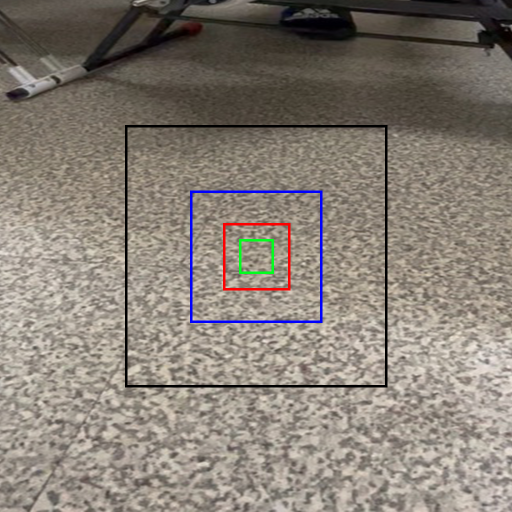
#> input picture media/target.png, 1024 x 1024 px (shown at 1/2 size)
$ jupyter execute --allow-errors 'Detecting drone target Mission.ipynb'
#> lines starting #> are read from the running program, lines starting #| are printed output that depends on the picture; after the words box and inside, x2 and y2 are one past the last pixel; in counts of white or black regions, pixels touching at a corner belong together
[cell 1]
# 2023/09/06 0:22 作
# 교수님 제안, AI 활용으로 자동 투하

# HSV 변환 後, 컬러 (박스 혹은 원형) 검출, Canny 알고리즘 적용?
# 특정 좌표값 이용하여 근사수치일 경우 투하,

## 완성되면 +++
### 시간 변화에 따라 실패 가능성을 높이고
### 실패 가능성이 높으나 타겟 근사치 비행시 투하하도록

[cell 2]
import matplotlib.pyplot as plt
import numpy as np
import cv2

lower = np.array([0, 200, 0],np.uint8)
upper = np.array([255, 255, 255],np.uint8)

[cell 3]
# 모양 검출해내기
def detectionShape(p):
    period = cv2.arcLength(p,True)
    approx = cv2.approxPolyDP( p, 0.04 * period, True )
    if len(approx) == 4:
        (x,y,w,h) = cv2.boundingRect(approx)
#        print(f"detection shape x:{x} y:{y} w:{w} h:{h}")
        return "square"
    else:
        return "circle"

[cell 4]
row = 1
col = 4

Canny_threshold1 = 105 #105
Canny_threshold2 = 175 #175 적절함

# 기본 테스트 타겟
example_target_image = cv2.imread('media/target.png')
#> example_target_image is the input picture: shape (1024, 1024, 3); mean B, G, R 118, 127.4, 135.7
hsv_scale = cv2.cvtColor(example_target_image,cv2.COLOR_BGR2HSV)
#> hsv_scale: shape (1024, 1024, 3); mean H, S, V 19.8, 40.3, 137.4
target1 = cv2.inRange(hsv_scale, lower, upper)
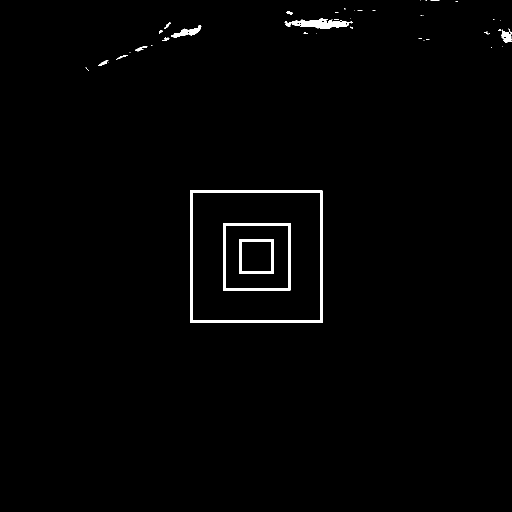
#> target1: shape (1024, 1024) (shown at 1/2 size); 1.2% white; 49 white regions (33 under 20 px), largest, box (x1, y1, x2, y2) and area: (380, 381, 645, 646) 5200, (446, 446, 581, 581) 2600, (569, 37, 705, 58) 1398
canny1 = cv2.Canny(target1,Canny_threshold1,Canny_threshold2)
#> canny1: shape (1024, 1024); 0.47% white in thin lines or dots, all inside (x1, y1, x2, y2) = (171, 0, 1024, 646)

# -- 실제 환경과 유사할 수 있는 환경 --
hard_version_target = cv2.imread('media/hard_target.png')
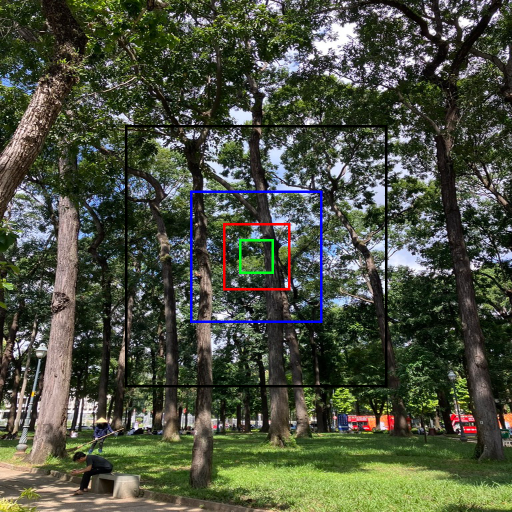
#> input picture media/hard_target.png, 1024 x 1024 px (shown at 1/2 size)
#> hard_version_target is the input picture: shape (1024, 1024, 3); mean B, G, R 64.1, 80.9, 75.7
hard_hsv_scale = cv2.cvtColor(hard_version_target,cv2.COLOR_BGR2HSV)
#> hard_hsv_scale: shape (1024, 1024, 3); mean H, S, V 52.2, 101.4, 87.4
target2 = cv2.inRange(hard_hsv_scale, lower, upper)
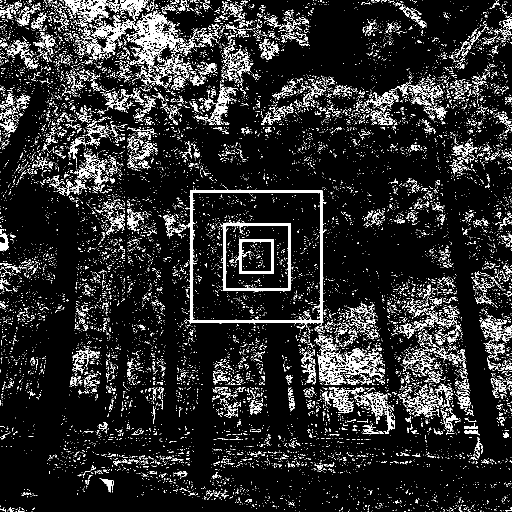
#> target2: shape (1024, 1024) (shown at 1/2 size); 11.5% white in thin lines or dots
canny2 = cv2.Canny(target2,Canny_threshold1,Canny_threshold2)
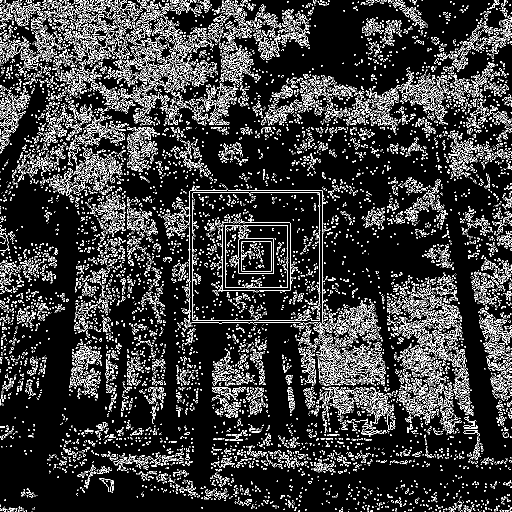
#> canny2: shape (1024, 1024) (shown at 1/2 size); 12.8% white in thin lines or dots

# 복잡한 패턴이 포함된 환경
hard_version_target2 = cv2.imread('media/hard_target2.png')
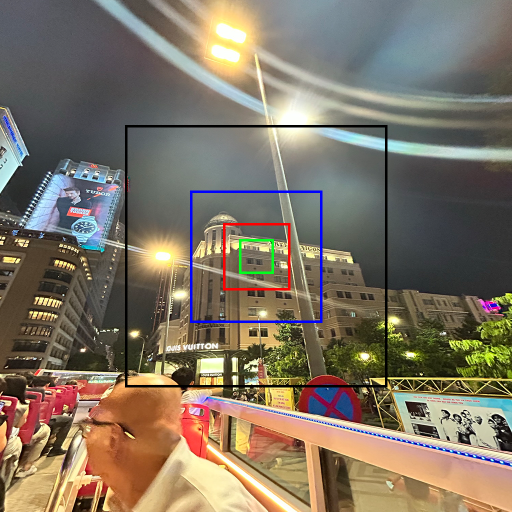
#> input picture media/hard_target2.png, 1024 x 1024 px (shown at 1/2 size)
#> hard_version_target2 is the input picture: shape (1024, 1024, 3); mean B, G, R 99.2, 115.5, 126.7
hard_hsv_scale2 = cv2.cvtColor(hard_version_target2,cv2.COLOR_BGR2HSV)
#> hard_hsv_scale2: shape (1024, 1024, 3); mean H, S, V 50.1, 73.7, 134.2
target3 = cv2.inRange(hard_hsv_scale2, lower, upper)
#> target3: shape (1024, 1024); 4.4% white; 2646 white regions (2421 under 20 px), largest, box (x1, y1, x2, y2) and area: (380, 381, 645, 649) 5206, (833, 665, 1024, 759) 4457, (581, 775, 724, 847) 3220
canny3 = cv2.Canny(target3,Canny_threshold1,Canny_threshold2)
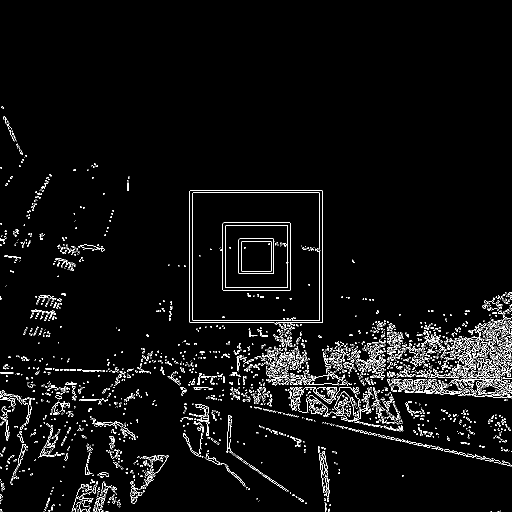
#> canny3: shape (1024, 1024) (shown at 1/2 size); 3.5% white in thin lines or dots, all inside (x1, y1, x2, y2) = (0, 213, 1024, 1024)

threshold = 60

# 노이즈가 포함된 환경
noized_target = cv2.imread('media/noized_target.png')
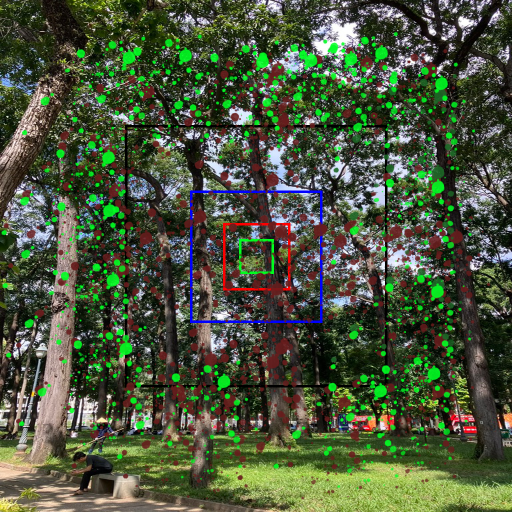
#> input picture media/noized_target.png, 1024 x 1024 px (shown at 1/2 size)
#> noized_target is the input picture: shape (1024, 1024, 3); mean B, G, R 60.3, 85.8, 74.9
noized_hsv_scale = cv2.cvtColor(noized_target,cv2.COLOR_BGR2HSV)
#> noized_hsv_scale: shape (1024, 1024, 3); mean H, S, V 49.7, 115.7, 96.1
noized_filter_target = cv2.inRange(noized_hsv_scale, lower, upper)
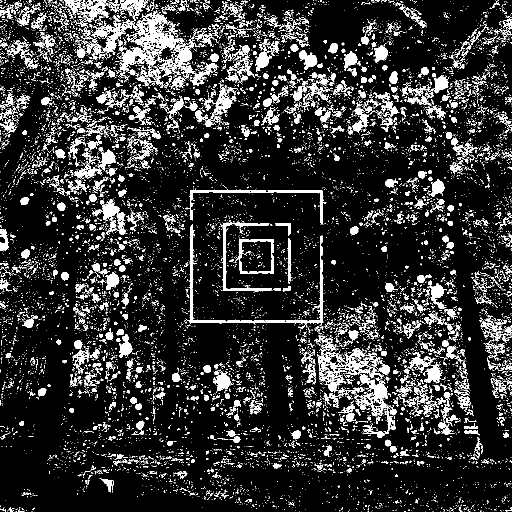
#> noized_filter_target: shape (1024, 1024) (shown at 1/2 size); 14.7% white; 13034 white regions (11956 under 20 px), largest, box (x1, y1, x2, y2) and area: (238, 24, 435, 172) 7776, (632, 671, 768, 786) 3397, (374, 448, 647, 651) 3231
canny4 = cv2.Canny(noized_filter_target,Canny_threshold1,Canny_threshold2)
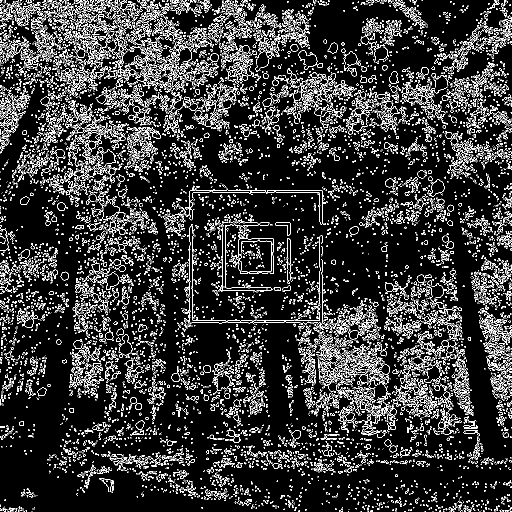
#> canny4: shape (1024, 1024) (shown at 1/2 size); 12.5% white in thin lines or dots
blurred4 = cv2.GaussianBlur(canny4, (5, 5), 0)
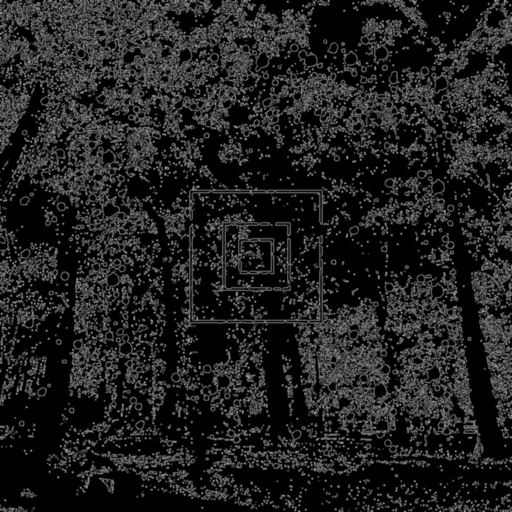
#> blurred4: shape (1024, 1024) (shown at 1/2 size); min 0, max 176, mean 32.1
#canny = cv2.Canny(frame,Canny_threshold1,Canny_threshold2)
#> (the rest of this cell did not finish here and is left out)

# 현재 코드의 문제점들
# 問１
> HSV 칼라스케일로하면 검은색 개별검출은 포기할 것인가?

# 問２
> 경기장 환경 (먼지/노이즈/카메라특성)에 따른 상자 노이즈가 발생한다면?

# 問３
>

[cell 5]
plt.subplot(row, col, 1)
plt.title("normal target")
plt.imshow(example_target_image)
plt.xticks([]), plt.yticks([])

plt.subplot(row, col, 2)
plt.title("hsv normal")
plt.imshow(hsv_scale)
plt.xticks([]), plt.yticks([])

plt.subplot(row, col, 3)
plt.title("filtered")
plt.imshow(target1)
plt.xticks([]), plt.yticks([])

plt.subplot(row,col,4)
plt.title("canny")
plt.imshow(canny1)
plt.xticks([]), plt.yticks([])

plt.show()
#> figure, not shown here; B, G, R data is drawn as R, G, B

[cell 6]
plt.subplot(row, col, 1)
plt.title("hard detection")
plt.imshow(hard_version_target)
plt.xticks([]), plt.yticks([])

plt.subplot(row, col, 2)
plt.title("hard hsv")
plt.imshow(hard_hsv_scale)
plt.xticks([]), plt.yticks([])

plt.subplot(row, col, 3)
plt.title("filtered")
plt.imshow(target2)
plt.xticks([]), plt.yticks([])

plt.subplot(row, col, 4)
plt.title("canny")
plt.imshow(canny2)
plt.xticks([]), plt.yticks([])

plt.show()
#> figure, not shown here; B, G, R data is drawn as R, G, B

[cell 7]
plt.subplot(row, col, 1)
plt.title("hard detection")
plt.imshow(hard_version_target2)
plt.xticks([]), plt.yticks([])

plt.subplot(row, col, 2)
plt.title("hard hsv")
plt.imshow(hard_hsv_scale2)
plt.xticks([]), plt.yticks([])

plt.subplot(row, col, 3)
plt.title("filtered")
plt.imshow(target3)
plt.xticks([]), plt.yticks([])

plt.subplot(row, col, 4)
plt.title("canny")
plt.imshow(canny3)
plt.xticks([]), plt.yticks([])

plt.show()
#> figure, not shown here; B, G, R data is drawn as R, G, B

[cell 8]
plt.subplot(row, 8, 1)
plt.title("cam")
plt.imshow(noized_target)
plt.xticks([]), plt.yticks([])

plt.subplot(row, 8, 2)
plt.title("canny")
plt.imshow(canny4)
plt.xticks([]), plt.yticks([])


plt.subplot(row, 8, 3)
plt.title("canny")
plt.imshow(canny4)
plt.xticks([]), plt.yticks([])

plt.subplot(row, 8, 4)
plt.title("blurred")
plt.imshow(blurred4)
plt.xticks([]), plt.yticks([])

plt.show()
#> figure, not shown here; B, G, R data is drawn as R, G, B
